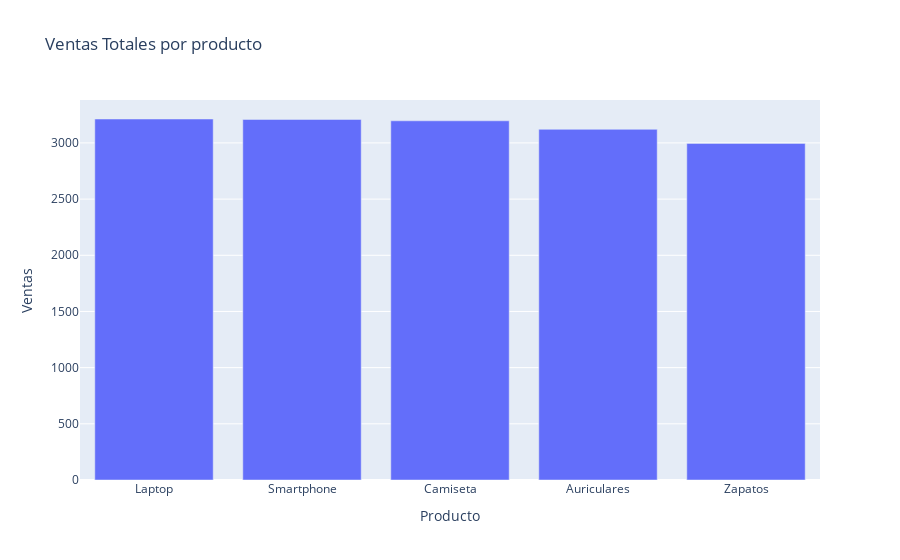

Write notebook code for a chart like this one.
### Code cell
fig = px.bar(ventas_por_producto_df, x='Producto', y='Cantidad',
             title='Ventas Totales por producto', labels= {'Cantidad':'Ventas', 'Producto':'Producto'})
fig.show()

### Figure 1 — Plotly figure (JSON) as saved in the notebook; plotly's stock layout.template omitted (floating-point values rounded to 4 significant figures)
{"data": [{"alignmentgroup": "True", "hovertemplate": "Producto=%{x}<br>Ventas=%{y}<extra></extra>", "legendgroup": "", "marker": {"color": "#636efa", "pattern": {"shape": ""}}, "name": "", "offsetgroup": "", "orientation": "v", "showlegend": false, "textposition": "auto", "type": "bar", "x": ["Laptop", "Smartphone", "Camiseta", "Auriculares", "Zapatos"], "xaxis": "x", "y": [3213, 3209, 3197, 3121, 2996], "yaxis": "y"}], "layout": {"barmode": "relative", "legend": {"tracegroupgap": 0}, "title": {"text": "Ventas Totales por producto"}, "xaxis": {"anchor": "y", "domain": [0, 1], "title": {"text": "Producto"}}, "yaxis": {"anchor": "x", "domain": [0, 1], "title": {"text": "Ventas"}}}}
